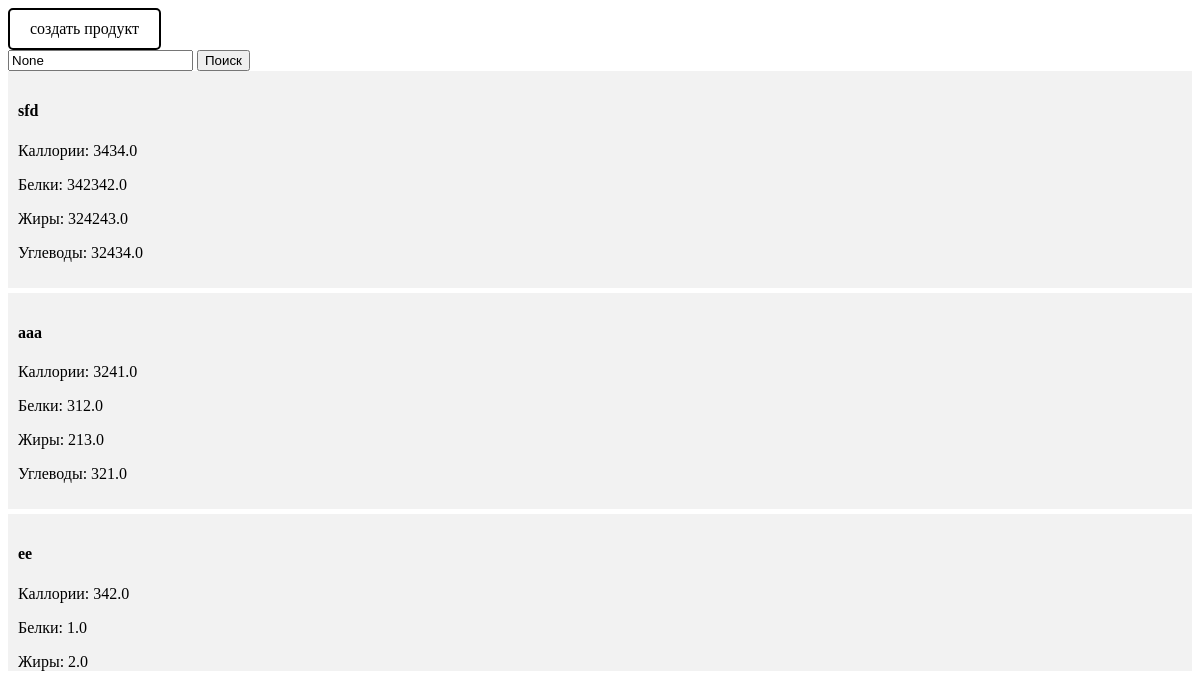
The page /eatingbase/ on the database its author committed.
### webflut/models.py (models this page shows, shortened)
class Add_Product(models.Model):
    name = models.TextField()
    calories_in = models.FloatField()
    proteins = models.FloatField()
    fats = models.FloatField()
    carbohydrates = models.FloatField()
    class Meta:
        verbose_name = 'Продукты Все'
        verbose_name_plural = 'Продукты Все'

### webflut/views.py (the view)
# urls.py: path('eatingbase/', views.eatingbase, name='eatingbase'),
def eatingbase(request):
    search_query = request.GET.get('search')
    if request.method == 'POST':
        form = AddProductForm(request.POST)
        if form.is_valid():
            form.save()
            return render(request, 'eatingbase.html', {'form': form, 'search_query': search_query})
    else:
        form = AddProductForm()
    products = Add_Product.objects.all()
    if search_query:
        products = products.filter(name__icontains=search_query)
    return render(request, 'eatingbase.html', {'form': form, 'products': products, 'search_query': search_query})

### webflut/forms.py
class AddProductForm(forms.ModelForm):
    class Meta:
        model = Add_Product
        fields = ['name', 'calories_in', 'proteins', 'fats', 'carbohydrates',]

### webflut/templates/eatingbase.html (shortened to what this page needs)
{% load static %}
<!DOCTYPE html>
<html lang="en">
<head>
  <link href="{% static 'css/main.css' %}" rel="stylesheet">
</head>
<body>
<a href="#" class="buttonMod" onclick="openModal()">создать продукт</a>
<form action="" method="GET">
  <input type="text" name="search" placeholder="Search by name" value="{{ search_query }}">
  <button type="submit">Поиск</button>
</form>
<div class="product-container">
{% for product in products %}
  <div class="product-item">
    <h4>{{ product.name }}</h4>
    <p>Каллории: {{ product.calories_in }}</p>
    <p>Белки: {{ product.proteins }}</p>
    <p>Жиры: {{ product.fats }}</p>
    <p>Углеводы: {{ product.carbohydrates }}</p>
  </div>
{% empty %}
  <p>Ничего не найдено</p>
{% endfor %}
</div>
</body>
</html>

### webflut/static/css/main.css (style rules this page uses)
.product-container { max-height: 600px; overflow-y: auto; }
.product-item { background-color: #f2f2f2; margin-bottom: 5px; padding: 10px; }
.buttonMod { display: inline-block; font-size: 16px; border: 2px solid #000; padding: 10px 20px; text-decoration: none; background-color: #fff; color: #000; border-radius: 5px; transition: all 0.3s ease; }

### rows shown on the page
Add_Product: name "sfd", calories_in "3434.0", proteins "342342.0", fats "324243.0", carbohydrates "32434.0"
Add_Product: name "aaa", calories_in "3241.0", proteins "312.0", fats "213.0", carbohydrates "321.0"
Add_Product: name "ее", calories_in "342.0", proteins "1.0", fats "2.0"
